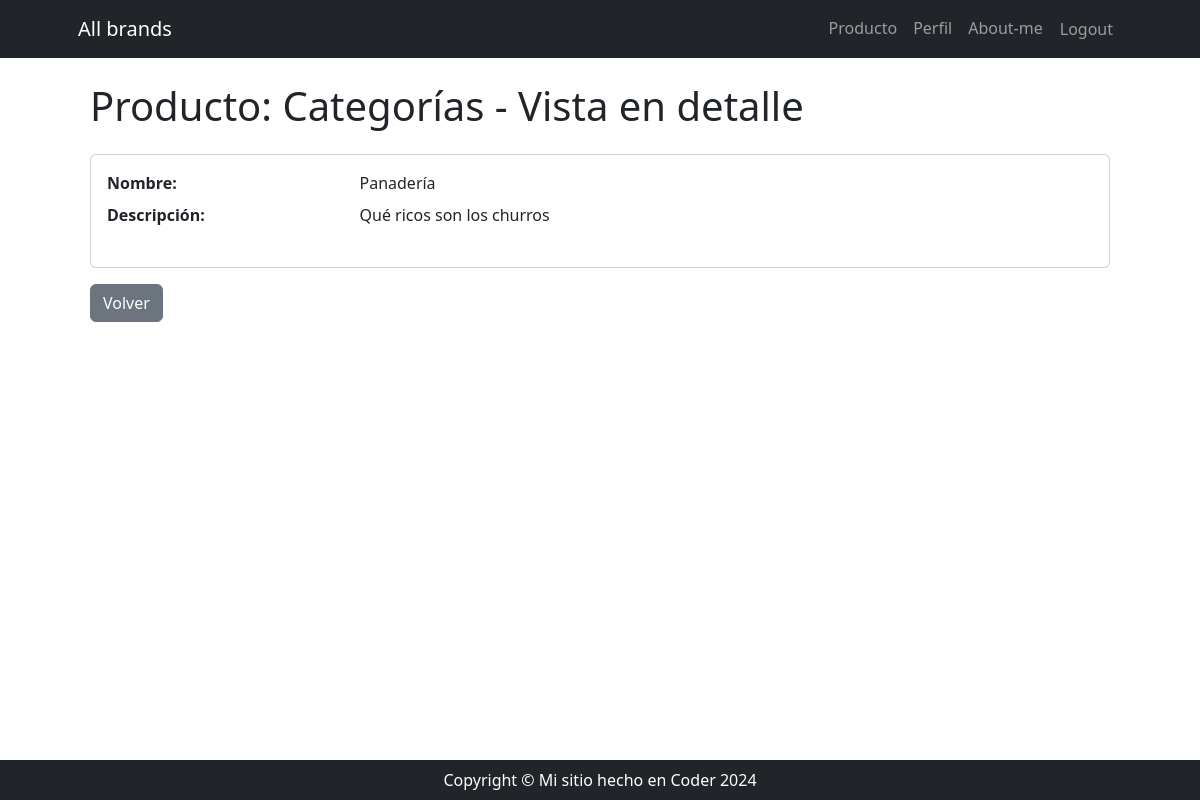
Before: /producto/categoria/detail/5 (signed in) with the older database file.
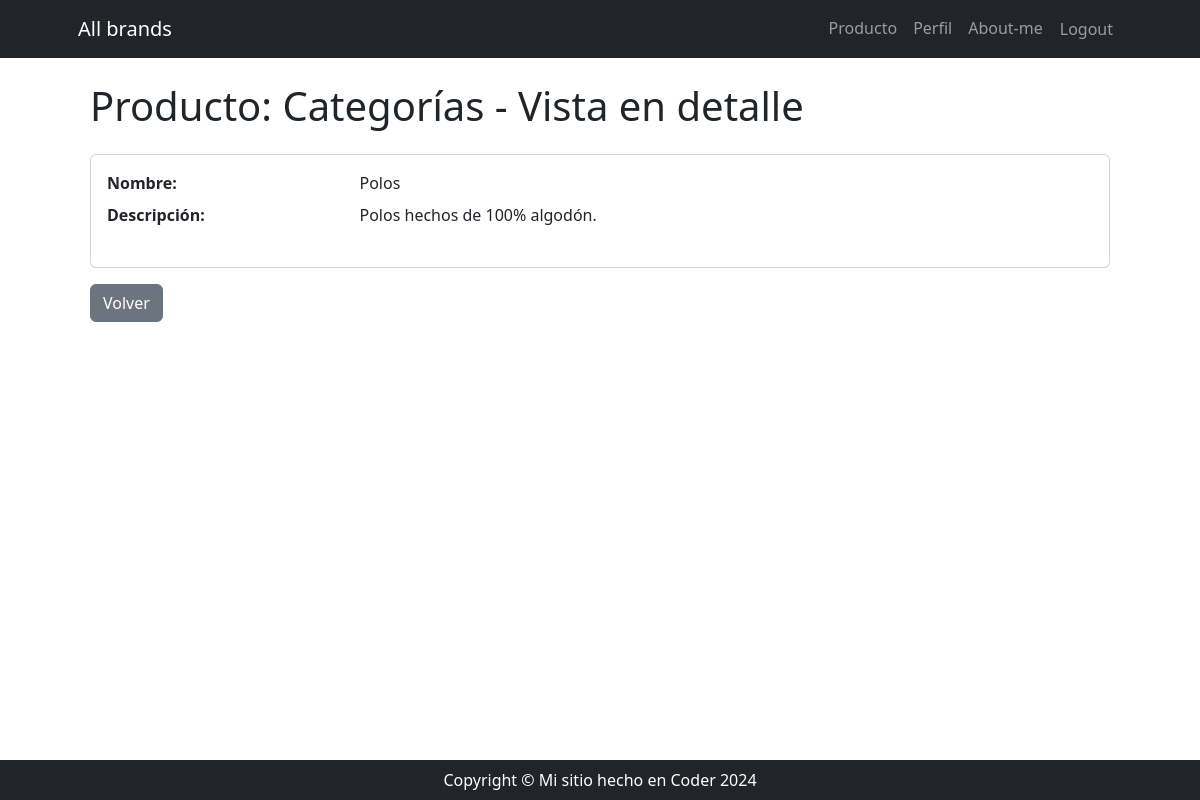
After: the same page with the newer database file.
### producto/models.py (models this page shows, shortened)
class Categoria(models.Model):
    nombre = models.CharField(max_length=255, unique=True)
    descripcion = models.TextField(blank=True, null=True, verbose_name='descripción')
    class Meta:
        verbose_name = 'Categoría de Productos'
        verbose_name_plural = 'Categorías de Productos'

### producto/views_models/categoria.py (the view)
# urls.py: path('categoria/detail/<int:pk>', categoria.categoria_detail, name='categoria_detail'),
def categoria_detail(request: HttpRequest, pk: int) -> HttpResponse:
    query = Categoria.objects.get(id=pk)
    return render(request, 'producto/categoria_detail.html', {'object': query})

### producto/templates/producto/categoria_detail.html
{% extends 'core/base.html' %}
{% block content %}
    <div class="container mt-4">
        <h1 class="mb-4">Producto: Categorías - Vista en detalle</h1>
        <div class="card">
            <div class="card-body">
                <dl class="row">
                    <dt class="col-sm-3">Nombre:</dt>
                    <dd class="col-sm-9">{{ object.nombre }}</dd>
                    <dt class="col-sm-3">Descripción:</dt>
                    <dd class="col-sm-9">
                        {% if object.descripcion %}
                            {{ object.descripcion }}
                        {% else %}
                            <em>Sin descripción</em>
                        {% endif %}
                    </dd>
                </dl>
            </div>
        </div>
        <div class="mt-3">
            <a href="{% url 'producto:categoria_list' %}" class="btn btn-secondary">Volver</a>
        </div>
    </div>
{% endblock content %}

Changed rows visible on the page:
changed Categoria: nombre "Panadería" → "Polos"; descripcion "Qué ricos son los churros" → "Polos hechos de 100% algodón."
